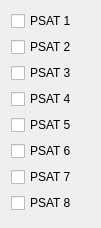
     <widget class="QWidget" name="layoutWidget">
      <property name="geometry">
       <rect>
        <x>782</x>
        <y>46</y>
        <width>101</width>
        <height>228</height>
       </rect>
      </property>
      <layout class="QVBoxLayout" name="verticalLayout_5">
       <item>
        <widget class="QCheckBox" name="disa1">
         <property name="text">
          <string>PSAT 1</string>
         </property>
        </widget>
       </item>
       <item>
        <widget class="QCheckBox" name="disa2">
         <property name="text">
          <string>PSAT 2</string>
         </property>
        </widget>
       </item>
       <item>
        <widget class="QCheckBox" name="disa3">
         <property name="text">
          <string>PSAT 3</string>
         </property>
        </widget>
       </item>
       <item>
        <widget class="QCheckBox" name="disa4">
         <property name="text">
          <string>PSAT 4</string>
         </property>
        </widget>
       </item>
       <item>
        <widget class="QCheckBox" name="disa5">
         <property name="text">
          <string>PSAT 5</string>
         </property>
        </widget>
       </item>
       <item>
        <widget class="QCheckBox" name="disa6">
         <property name="text">
          <string>PSAT 6</string>
         </property>
        </widget>
       </item>
       <item>
        <widget class="QCheckBox" name="disa7">
         <property name="text">
          <string>PSAT 7</string>
         </property>
        </widget>
       </item>
       <item>
        <widget class="QCheckBox" name="disa8">
         <property name="text">
          <string>PSAT 8</string>
         </property>
        </widget>
       </item>
      </layout>
     </widget>
